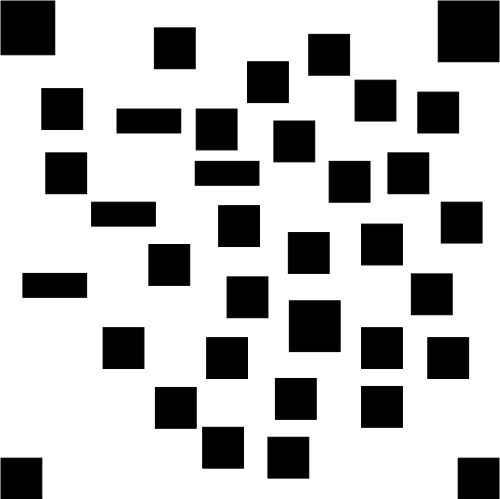
%> input picture src/Algo_RRT/SimultanousBiRRT/utilMap/clusterMap.bmp, 500 x 499 px
$ octave Script.m   (GNU Octave 9; MATLAB toolbox functions it lacks are replaced by stand-ins)
%> lines starting %> are read from the running program, lines starting %| are printed output that depends on the picture; in (x1, y1, x2, y2) boxes, pixels count from 0 and x2, y2 are one past the last pixel; in counts of white or black regions, pixels touching at a corner belong together; the program's own positions count from 1
### src/Algo_RRT/classicRRT/util/PreprocessMap.m
% pre_map = PreprocessMap(map)
function pre_map = PreprocessMap(map)
    obs = 0;
    free = 1;

    pre_map = map;

    [mapHeight, mapWidth] = size(pre_map);

    i = 1;
    while i < mapHeight
        for j = 1:mapWidth
            if pre_map(i,j) == obs && pre_map(i+1,j) == free
                pre_map(i+1,j) = obs;
                pre_map(i+2,j) = obs;
                pre_map(i+3,j) = obs;
                pre_map(i+4,j) = obs;
                pre_map(i+5,j) = obs;
                pre_map(i+6,j) = obs;
            end
        end
        i = i+7;
    end
end

### src/Algo_RRT/SimultanousBiRRT/Script.m
addpath(genpath('utilEnv'));
addpath(genpath('utilFunc'));
addpath(genpath('utilMap'));

clear;clc;

% configuration
q_start = [50, 60];
q_goal = [450, 450];
p = 0.6;
delta_q = 30;

% map information
map = im2bw(imread('utilMap\clusterMap.bmp'));
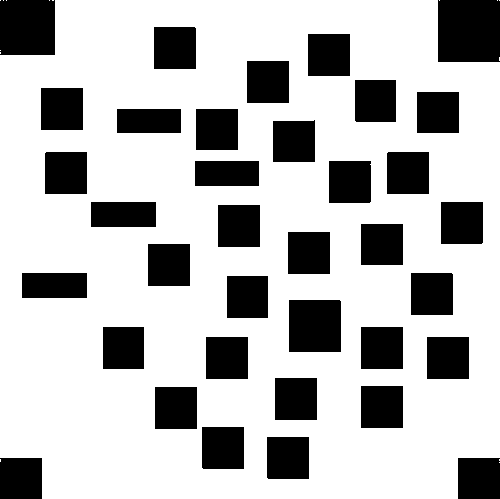
%> map: size 499x500 logical; 73.3% white; 36 black regions, largest, box (x1, y1, x2, y2) and area: (438, 0, 500, 62) 3837, (0, 0, 55, 55) 3016, (289, 300, 341, 352) 2703
originMap = map;
% map to be bolder
map = PreprocessMap(map);
%> after the loop in PreprocessMap, `while i < mapHeight`:
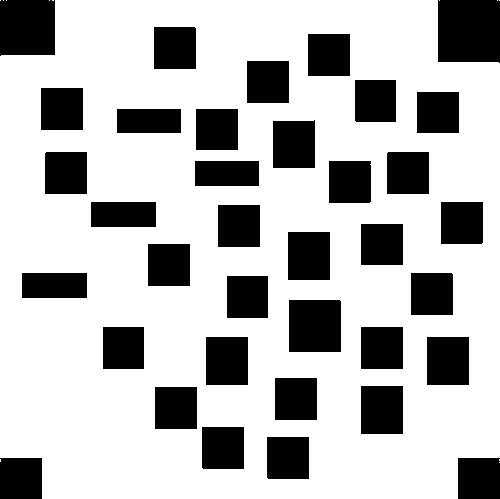
%> pre_map: size 499x500 logical; 72.8% white; 36 black regions, largest, box (x1, y1, x2, y2) and area: (438, 0, 500, 63) 3842, (0, 0, 55, 56) 3020, (289, 300, 341, 352) 2703
%> after the loop in PreprocessMap, `while i < mapHeight`: i = 505

sim_total = 1;
sim_success = 0;
sim_failure = 0;

%> (the run ends here)

$ run again, with src/Algo_RRT/SimultanousBiRRT/utilMap/cloudsMap.bmp copied over src/Algo_RRT/SimultanousBiRRT/utilMap/clusterMap.bmp
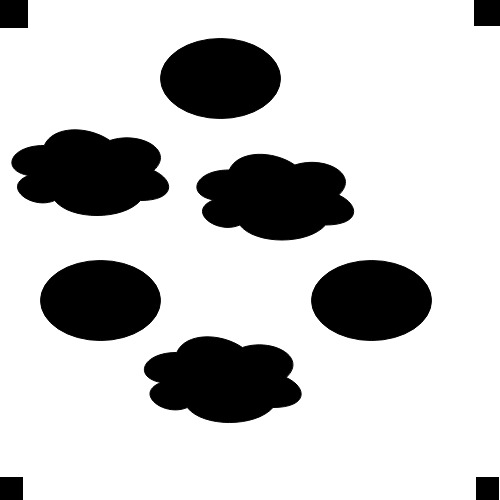
%> input picture src/Algo_RRT/SimultanousBiRRT/utilMap/cloudsMap.bmp, 500 x 500 px
%> map: size 500x500 logical; 77.8% white; 10 black regions, largest, box (x1, y1, x2, y2) and area: (11, 129, 169, 216) 10009, (144, 336, 302, 423) 10002, (196, 154, 354, 240) 10001
%> after the loop in PreprocessMap, `while i < mapHeight`:
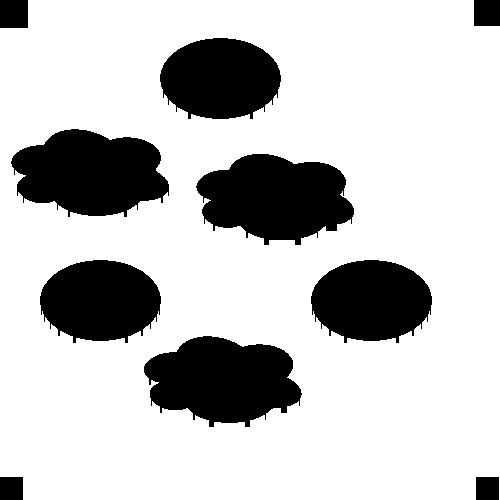
%> pre_map: size 500x500 logical; 77.5% white; 10 black regions, largest, box (x1, y1, x2, y2) and area: (196, 154, 354, 245) 10187, (144, 336, 302, 427) 10152, (11, 129, 169, 217) 10089
%> after the loop in PreprocessMap, `while i < mapHeight`: i = 505

$ run again, with src/Algo_RRT/SimultanousBiRRT/utilMap/empty.bmp copied over src/Algo_RRT/SimultanousBiRRT/utilMap/clusterMap.bmp
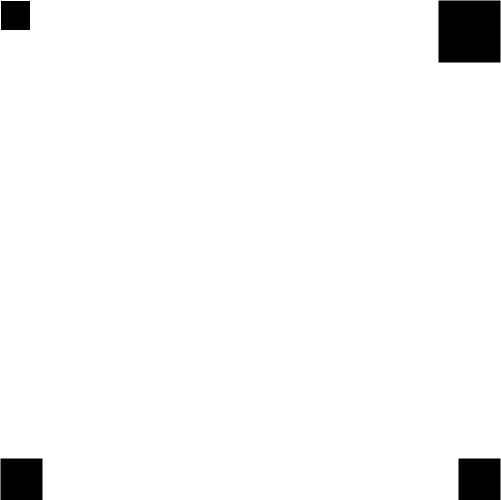
%> input picture src/Algo_RRT/SimultanousBiRRT/utilMap/empty.bmp, 501 x 500 px
%> `map = im2bw(imread('utilMap\clusterMap.bmp'));`:
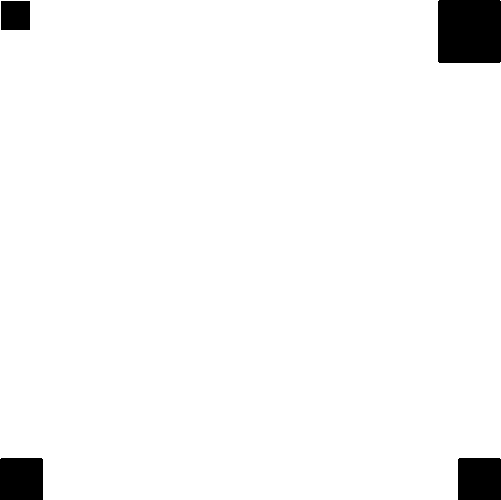
%> map: size 500x501 logical; 96.6% white; 4 black regions, box (x1, y1, x2, y2) and area: (438, 0, 501, 63) 3965, (0, 458, 43, 500) 1804, (458, 458, 501, 500) 1804, (1, 1, 30, 30) 841
%> after the loop in PreprocessMap, `while i < mapHeight`: i = 505

$ run again, with src/Algo_RRT/SimultanousBiRRT/utilMap/maze.bmp copied over src/Algo_RRT/SimultanousBiRRT/utilMap/clusterMap.bmp
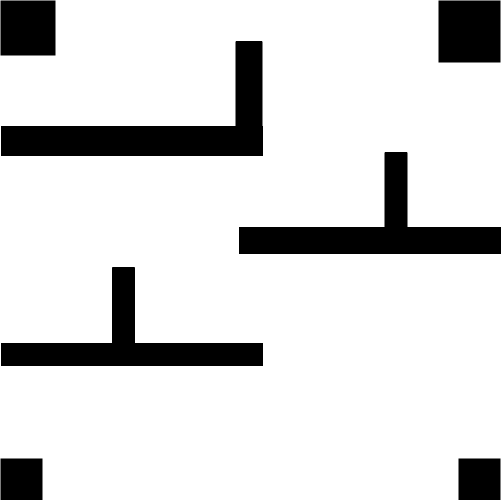
%> input picture src/Algo_RRT/SimultanousBiRRT/utilMap/maze.bmp, 501 x 500 px
%> `map = im2bw(imread('utilMap\clusterMap.bmp'));`:
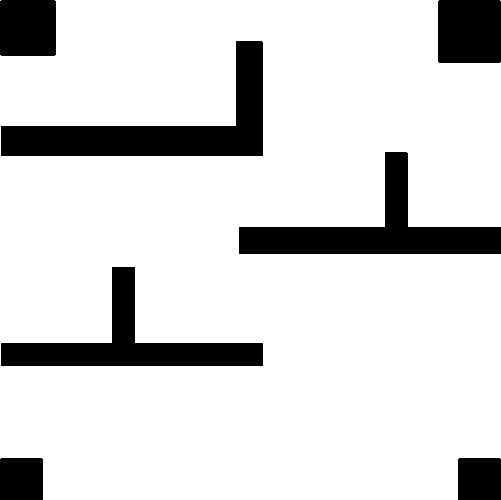
%> map: size 500x501 logical; 85.1% white; 7 black regions, largest, box (x1, y1, x2, y2) and area: (1, 41, 263, 156) 10154, (239, 152, 501, 254) 8798, (1, 267, 263, 366) 7774
%> after the loop in PreprocessMap, `while i < mapHeight`: i = 505
